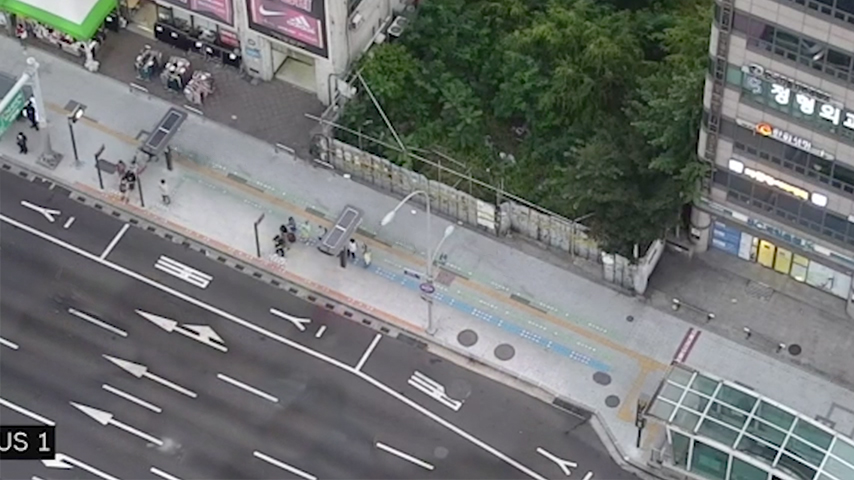
#> input picture backgrounds/334_bg.jpg, 854 x 480 px, found by its file name
$ python firstAngle_peopleDetection.py   (older library calls are emulated)
#> lines starting #> are read from the running program, lines starting #| are printed output that depends on the picture; pictures that were not available may be replaced by others from this repository, and a replacement may not be noted
#!/usr/bin/env python3
# -*- coding: utf-8 -*-
"""
Created on Sat Sep 30 11:51:00 2017

@author: alexdrake
"""

import cv2
import numpy as np
import time
import logging
import math
# re: 정규표현식
import re
from os import walk
import os

# Vehicle_counter from Dan Maesks response on
# https://stackoverflow.com/questions/36254452/counting-cars-opencv-python-issue/36274515#36274515

# ============================================================================
# contour = (x,y,w,h), centroid = (int(x + w/2), int(y + h/2))
# contour, centroid = match
# new_vehicle = Vehicle(self.next_vehicle_id, centroid) 로 호출


class Vehicle(object):
    # [7 lines left out: function __init__, not called in this run]

    # vehicle의 중심점 반환 ex) (4,3)
    @property
    def last_position(self):
        return self.positions[-1]
    # vehicle의 x,y좌표, 가로세로 길이 반환 ex) (1,5,3,2)

    @property
    def last_position2(self):
        return self.positions[-2]

    # [10 lines left out: functions add_position, draw, not called in this run]

# ============================================================================

# VehicleCounter(frame.shape[:2], 7*frame.shape[0] / 10) 로 호출
# frame.shape[:2]는 frame의 (세로, 가로) tuple 반환


class VehicleCounter(object):
    # [173 lines left out: functions __init__, get_vector, is_valid_vector, update_vehicle, update_count, not called in this run]

# ============================================================================

# get working directory
loc = os.path.abspath('')

# Video source
inputFile = 'C:/MyWorkspace/Detectioncode/inputs/334_0420.mp4'

# for testing
tracked_blobs = []
tracked_conts = []
t_retval = []

# re.match(pattern, string, flags)
# string의 처음부터 시작하여 pattern이 일치되는 것이 있는지 확인 / return: re.Match object
# re.Match.group(n) : 입력받은 객체 내의 값에서 ()기준으로 n번째 그룹 반환
# 여기에선 파일명(456_202004301300)이 camera에 들어가겠군
camera = re.match(r".*/(\d+)_.*", inputFile)
camera = camera.group(1)

# import video file
cap = cv2.VideoCapture(inputFile)

# get list of background files
# os.walk : 모든 파일/폴더 출력하기
f = []
for (_, _, filenames) in walk(loc+"/backgrounds/"):
    # append: 리스트 자체를 원소로 넣는다
    # extend: 리스트면 iterable로 각 항목들을 넣는다
    f.extend(filenames)
    break

# if background exists for camera: import, else avg will be built on fly

# 배경이미지 불러오기
bg = 'C:/MyWorkspace/Detectioncode/backgrounds/334_bg.jpg'
# 배경이미지 읽기
default_bg = cv2.imread(bg)
#> default_bg is the input picture: shape (480, 854, 3); mean B, G, R 115, 116.1, 113.1
# 배경이미지 색상 변경 cv2.cvtColor(변경할 이미지, 변경할 색상 옵션)
# BGR: blue, green, red / HSV: Hue(색상), Saturation(채도), Value(진하기)
# return: 3차원 배열. 숫자로 채워진   / HSV 순으로 채워짐
default_bg = cv2.cvtColor(default_bg, cv2.COLOR_BGR2HSV)
#> default_bg: shape (480, 854, 3); mean H, S, V 98.9, 29.1, 120.4
(_, avgSat, default_bg) = cv2.split(default_bg)
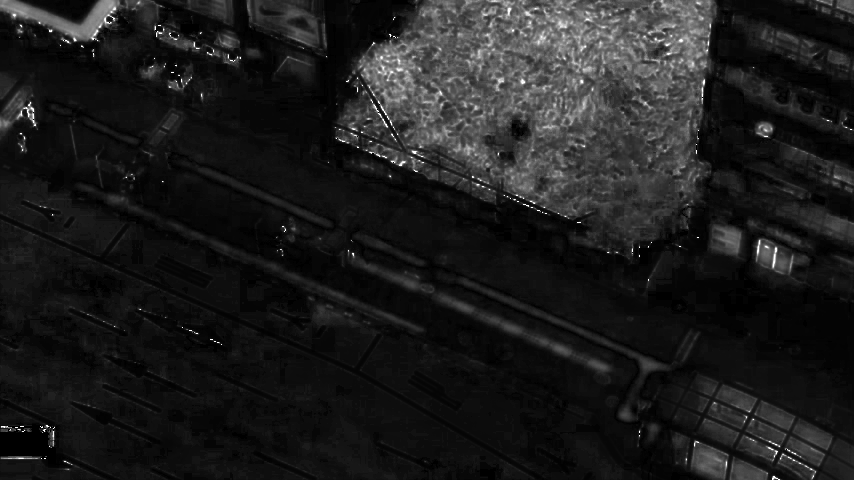
#> avgSat: shape (480, 854); min 0, max 255, mean 29.1
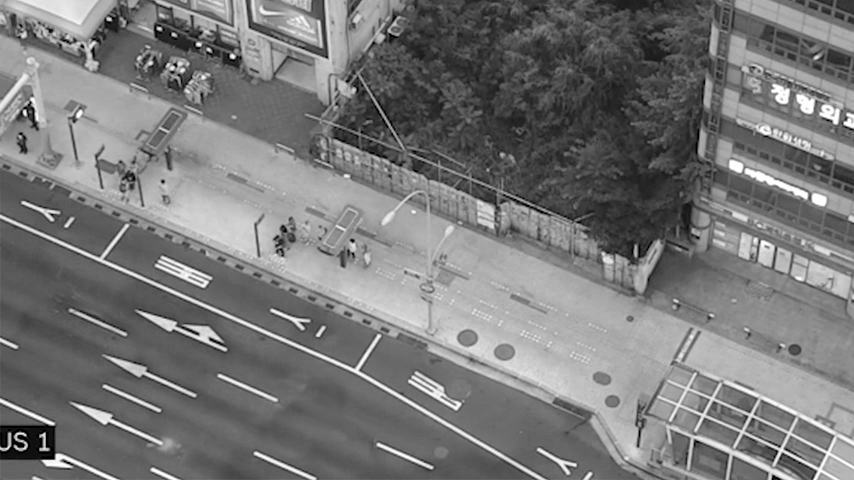
#> default_bg: shape (480, 854); min 0, max 255, mean 120.4
avg = default_bg.copy().astype("float")

# get frame size
frame_w = int(cap.get(cv2.CAP_PROP_FRAME_WIDTH))
frame_h = int(cap.get(cv2.CAP_PROP_FRAME_HEIGHT))

# create a mask (manual for each camera)
mask = np.zeros((frame_h, frame_w), np.uint8)
mask[:, :] = 255

# 차 도로 마스킹
for i in range(600):
    mask[int(120 + (250/600) * i):, : i] = 0

# 인도 상단 도로 마스킹
for i in range(854):
    mask[: int(35 + (355/854) * i), i:] = 0

# 오른쪽 지하철입구, 도로 마스킹하기
for i in range(50):
    mask[400:, 400 + i:] = 0

#cv2.imshow("mask",mask)
# The cutoff for threshold. A lower number means smaller changes between
# the average and current scene are more readily detected.
THRESHOLD_SENSITIVITY = 40  # 40
t_retval.append(THRESHOLD_SENSITIVITY)
# Blob size limit before we consider it for tracking.
CONTOUR_WIDTH = 10  # 자동차를 탐지하기 위한 폭
CONTOUR_HEIGHT = 10  # 자동차를 탐지하기 위한 높이 # 40이면 456파일에서 경차 탐색 안

CONTOUR_WIDTH_LIMIT = 50
CONTOUR_HEIGHT_LIMIT = 40
# The weighting to apply to "this" frame when averaging. A higher number
# here means that the average scene will pick up changes more readily,
# thus making the difference between average and current scenes smaller.
DEFAULT_AVERAGE_WEIGHT = 0.001  # 0.01 #작을 수록 차량이 잘 감지됨
INITIAL_AVERAGE_WEIGHT = DEFAULT_AVERAGE_WEIGHT / 50
# Blob smoothing function, to join 'gaps' in cars
# 궁금증: SMOOTH의 역할?
SMOOTH = max(2, int(round((CONTOUR_WIDTH**0.5)/2, 0)))
# Constants for drawing on the frame.
LINE_THICKNESS = 1
CAR_LINE_THICKNESS = 1

# VideoWriter_fourcc: Codec정보 mp4v
fourcc = cv2.VideoWriter_fourcc(*'mp4v')
# 파일명이름
out = loc+'/outputs/'+camera+'_output.mp4'
# VideoWriter(outputFile, fourcc, frame, size): 영상저장
# frame: 초당 저장될 frame, size: 저장될 사이즈
out = cv2.VideoWriter(out, fourcc, 20, (frame_w, frame_h))

# 일단 영상 만들어놓기 - 나중에 뒤에서 write
outblob = loc+'/outputs/'+camera+'_outblob.mp4'
diffop = loc+'/outputs/'+camera+'_outdiff.mp4'
outblob = cv2.VideoWriter(outblob, fourcc, 20, (frame_w, frame_h))
diffop = cv2.VideoWriter(diffop, fourcc, 20, (frame_w, frame_h))

# A list of "tracked blobs".
blobs = []
car_counter = None  # will be created later
frame_no = 0
o_q_cnt = 0
total_frames = cap.get(cv2.CAP_PROP_FRAME_COUNT)
total_cars = 0

start_time = time.time()
# cap.read(): frame이 없을 경우 false반환
ret, frame = cap.read()
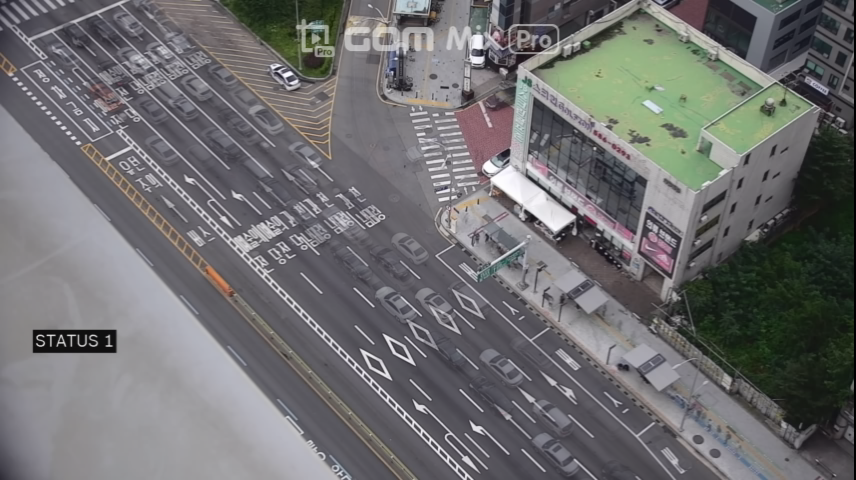
#> input picture temp/back_sample1_bgr.png, 856 x 480 px, given in place of 334_0420.mp4, which was not available
#> frame is the input picture: shape (480, 856, 3); mean B, G, R 111.5, 110.4, 110.7

# LK용 변수
# lines = None  #추적 선을 그릴 이미지 저장 변수
prevImg = None
termcriteria = (cv2.TERM_CRITERIA_EPS | cv2.TERM_CRITERIA_COUNT, 10, 0.03)
color = np.random.randint(0, 255, (200, 3))

while ret:
    ret, frame = cap.read()
    frame_no = frame_no + 1

    # 전체 frame수 만큼 while 반복하기 위한 if문
    if ret and frame_no < total_frames:

        #        print("Processing frame ",frame_no)
        # LK시작
        img_draw = frame.copy()
        gray = cv2.cvtColor(frame, cv2.COLOR_BGR2GRAY)
        gray = cv2.bitwise_and(gray, gray, mask=mask)
        # 최초 프레임 경우
        if prevImg is None:
            prevImg = gray
            # 추적선 그릴 이미지를 프레임 크기에 맞게 생성
            lines = np.zeros_like(frame)
            # 추적 시작을 위한 코너 검출  ---①
            prevPt = cv2.goodFeaturesToTrack(prevImg, 200, 0.01, 10)
        else:
            nextImg = gray
            # 옵티컬 플로우로 다음 프레임의 코너점  찾기 ---②
            nextPt, status, err = cv2.calcOpticalFlowPyrLK(prevImg, nextImg,
                                                           prevPt, None, criteria=termcriteria)
            # 대응점이 있는 코너, 움직인 코너 선별 ---③
            prevMv = prevPt[status == 1]
            nextMv = nextPt[status == 1]
            for i, (p, n) in enumerate(zip(prevMv, nextMv)):
                px, py = p.ravel()
                nx, ny = n.ravel()
                # 이전 코너와 새로운 코너에 선그리기 ---④
                # cv2.line(lines, (px, py), (nx,ny), color[i].tolist(), 2)
                # 새로운 코너에 점 그리기
                # cv2.circle(img_draw, (nx, ny), 2, color[i].tolist(), -1)
            # 누적된 추적 선을 출력 이미지에 합성 ---⑤
            frame = cv2.add(img_draw, lines)
            # 다음 프레임을 위한 프레임과 코너점 이월

            prevImg = nextImg
            prevPt = nextMv.reshape(-1, 1, 2)
# LK 끝
        # get returned time
        frame_time = time.time()

        # convert BGR to HSV
        frame = cv2.cvtColor(frame, cv2.COLOR_BGR2HSV)

        # only use the Value channel of the frame
        (_, _, grayFrame) = cv2.split(frame)
        # bilateralFilter: 엣지와 노이즈를 줄여주어 부드러운 영상을 만듦
        # grayFrame = cv2.bilateralFilter(grayFrame, 11, 21, 21)

        # avg: HSV의 V값이 float형태로 넘어옴 (None이면 배경이미지 없음을 의미)
        if avg is None:
            # Set up the average if this is the first time through.
            # 현재 보고있는 frame의 HSV의 V값을 복사하며 avg에 저장
            avg = grayFrame.copy().astype("float")
            continue

        # Build the average scene image by accumulating this frame
        # with the existing average.
        # 1~9번째 frame은 weight로 INITIAL_AVERAGE_WEIGHT 적용
        if frame_no < 10:
            def_wt = INITIAL_AVERAGE_WEIGHT
        else:   # 이후 frame은 weight로 DEFAULT_AVERAGE_WEIGHT 적용
            def_wt = DEFAULT_AVERAGE_WEIGHT
        # grayFrame(src)에 def_wt(weight)을 적용한 값을 avg(dst)에 누적 및 저장
        cv2.accumulateWeighted(grayFrame, avg, def_wt)

        # export averaged background for use in next video feed run
        # 궁금증: if문은 왜 하는거지
        # if frame_no > int(total_frames * 0.975):
        if frame_no > int(200):
            # convertScaleAbs(img): img의 값을 미분하고 절대값을 취하여 값 범위를 8bit unsigned int형으로 바꾼다.
            grayOp = cv2.cvtColor(cv2.convertScaleAbs(avg), cv2.COLOR_GRAY2BGR)
            # backOut = loc+"/backgrounds/"+camera+"_bg.jpg"
            # imwrite(저장될 파일명, 저장할 이미지): 이미지 저장
            # cv2.imwrite(backOut, grayOp)

        # Compute the grayscale difference between the current grayscale frame and
        # the average of the scene.
        # absdiff(원본배열1, 원본배열2) : 배열과 배열의 절대값 차이를 계산
            # gray일 뿐인 grayFrame을 2진화, 투명화 해주는거 같음
        differenceFrame = cv2.absdiff(grayFrame, cv2.convertScaleAbs(avg))
        # blur the difference image
        # 이미지 객체의 윤곽선 블러효과 / 노이즈 줄이기
        differenceFrame = cv2.GaussianBlur(differenceFrame, (5, 5), 0)
#        cv2.imshow("difference", differenceFrame)
        diffout = cv2.cvtColor(differenceFrame, cv2.COLOR_GRAY2BGR)
        diffop.write(diffout)

        # get estimated otsu threshold level
        # cv2.threshold(img, threshold_value, value, flag):
        # img: Grayscale 이미지, threshold_value: 픽셀 문턱값, value: 문턱값보다 크거나 작을때 적용할 값, flag: 문턱값 적용 방법 또는 스타일
        # THRESH_OTSU: 임계값 자동으로 계산
        # retval: 사용된 threshold, _: thresholed image
        retval, _ = cv2.threshold(differenceFrame, 0, 255,
                                  cv2.THRESH_BINARY+cv2.THRESH_OTSU)
        # add to list of threshold levels
        t_retval.append(retval)

        # apply threshold based on average threshold value
        # 궁금증: 왜 이렇게 하는건지는 모르겠다.
        if frame_no < 10:
            ret2, thresholdImage = cv2.threshold(differenceFrame,
                                                 int(np.mean(t_retval)*0.9),
                                                 255, cv2.THRESH_BINARY)
        else:
            ret2, thresholdImage = cv2.threshold(differenceFrame,
                                                 int(np.mean(
                                                     t_retval[-10:-1])*0.9),
                                                 255, cv2.THRESH_BINARY)

        # **Morphological Transformations**
        # 용도: 이미지를 분할하여 단순화, 제거, 보정을 통해 형태를 파악
        # 방법: erosion, dilation, Opening & Closing
            # erosion: 작은 object제거
            # dilation: 경게 부드럽게, 구멍 기
        # We'll need to fill in the gaps to make a complete vehicle as windows
        # and other features can split them!
        # getStructuringElement(element모양, (n, n)): n*n 사이즈의 element 생성해줌 / array 형태로 반환
        kernel = cv2.getStructuringElement(cv2.MORPH_ELLIPSE, (SMOOTH, SMOOTH))
        # Fill any small holes
        # dilation적용 후 erosion 적용. 전체적인 윤곽 파악에 적합
        thresholdImage = cv2.morphologyEx(
            thresholdImage, cv2.MORPH_CLOSE, kernel)

        # Remove noise
        # erosion 적용 후 dilation 적용. 작은 object나 돌기 제거에 적합
        thresholdImage = cv2.morphologyEx(
            thresholdImage, cv2.MORPH_OPEN, kernel)

        # 구멍메꾸기, iterations: dilation 적용 반복 횟수
        # Dilate to merge adjacent blobs
        thresholdImage = cv2.dilate(thresholdImage, kernel, iterations=3)

        # apply mask
        # bitwise_and: 비트연산함수, mask범위 내에서 두개의 array를 and(&) 비트연산
        # mask에서 0이 아닌 부분의 색만 유지한 이미지 반환 / 값이 0이면 검정색...
        thresholdImage = cv2.bitwise_and(
            thresholdImage, thresholdImage, mask=mask)
#        cv2.imshow("threshold", thresholdImage)
        threshout = cv2.cvtColor(thresholdImage, cv2.COLOR_GRAY2BGR)
        outblob.write(threshout)

        # Find contours aka blobs in the threshold image.
        # contour란, 동일한 색 또는 동일한 색상 강도를 가진 부분의 가장 자리 경계를 연결한 선
        # 따라서, 이미지에 있는 물체의 모양 분석이나 객체 인식 등에 유용하게 활용되는 도구이다.
        # contour 찾기는 검정 배경에서 흰색 물체를 찾는 것!
#        _, contours, hierarchy = cv2.findContours(thresholdImage,
#                                                  cv2.RETR_EXTERNAL,
#                                                  cv2.CHAIN_APPROX_SIMPLE)
        contours, hierarchy = cv2.findContours(thresholdImage,
                                               cv2.RETR_EXTERNAL,
                                               cv2.CHAIN_APPROX_SIMPLE)
        # [10 lines of commented-out code are left out]
        if contours:
            a = []
            for (i, contour) in enumerate(contours):
                # Find the bounding rectangle and center for each blob
                (x, y, w, h) = cv2.boundingRect(contour)
                contour_valid = (w > CONTOUR_WIDTH) and (h > CONTOUR_HEIGHT)
                # contour_valid = (w > CONTOUR_WIDTH) and (h > CONTOUR_HEIGHT) and (
                #     w < CONTOUR_WIDTH_LIMIT) and (h < CONTOUR_HEIGHT_LIMIT)
#                print("Contour #",i,": pos=(x=",x,", y=",y,") size=(w=",w,
#                      ", h=",h,") valid=",contour_valid)
                if not contour_valid:
                    continue

                center = (int(x + w/2), int(y + h/2))
                blobs.append(((x, y, w, h), center))
                #길이
                #cv2.putText(frame, str(w), (x,y), cv2.FONT_HERSHEY_SIMPLEX, 0.5, (0,0,255), 1)
                #숫자
                # cv2.putText(frame, str(i+1).reverse(), (x,y), cv2.FONT_HERSHEY_SIMPLEX, 0.5, (0,0,255), 1)
#---------------width 평균구하기--------------
                # a.append(w)
                # #print(a)
                # b = np.mean(a)
                # print("mean of w:", )
#---------------------------------------------
        # cv2.line(frame, (180, 160), (610, 340), (0, 255, 0), LINE_THICKNESS)
        # cv2.line(frame, (180, 130), (610, 310), (0, 255, 0), LINE_THICKNESS)

        on_queue = []
        off_queue = []
        for (i, match) in enumerate(blobs):
            contour, centroid = match
            x, y, w, h = contour

            # store the contour data
            c = dict(
                frame_no=frame_no,
                centre_x=x,
                centre_y=y,
                width=w,
                height=h
            )
            tracked_conts.append(c)

            # cv2.circle(frame, centroid, 2, (0, 0, 255), -1)  # 자동차 이동 추적하는 원
            if centroid[0] > 180 and centroid[1] < (180/430) * centroid[0] + 85 and centroid[1] > (180/430) * centroid[0] + 55:
                cv2.rectangle(frame, (x, y), (x + w - 1, y + h - 1),
                              (70, 200, 255), CAR_LINE_THICKNESS)
                # 자동차 이동 추적하는 원
                cv2.circle(frame, centroid, 2, (70, 200, 255), -1)
                on_queue.append(match)
                #사람수 라벨링

                people_number = str(-((i+1)-(len(blobs))))
                # cv2.putText(frame, people_number, (x,y), cv2.FONT_HERSHEY_SIMPLEX, 0.5, (0,0,255), 1)
                # cv2.putText(frame, str(w), (x,y), cv2.FONT_HERSHEY_SIMPLEX, 0.5, (0,0,255), 1)
                onep = 10
                if (w>onep):
                    for i in range(int(w/onep)-1):
                        cv2.rectangle(frame, (x + onep*(i), y), (x + onep*(i+1) - 1, y + h - 1),
                                      (70, 200, 255), CAR_LINE_THICKNESS)
                        on_queue.append(((x+onep*(i),y,onep,h),(int(x + onep*(i+1) / 2), int(y + h / 2))))
                        ct = (int(x + onep*(i+1) / 2), int(y + h / 2))
                        cv2.circle(frame, ct, 2, (70, 200, 255), -1)
                    cv2.rectangle(frame, (x + onep * (int(w / onep) - 1), y), (x + w - 1, y + h - 1),
                                  (70, 200, 255), CAR_LINE_THICKNESS)
            else:
                cv2.rectangle(frame, (x, y), (x + w - 1, y + h - 1),
                              (0, 0, 255), CAR_LINE_THICKNESS)
                # 자동차 이동 추적하는 원
                cv2.circle(frame, centroid, 2, (0, 0, 255), -1)
                off_queue.append(match)

        if frame_no % 20 == 1:
            print("Frame.no: " + str(frame_no), "|", "Total object: " + str(len(blobs)), "|", "on_Queue: " + str(
                len(on_queue)), "|", "off_Queue: " + str(len(off_queue)))
            o_q_cnt = len(on_queue)

        cv2.putText(frame, ("count: %s" % str(o_q_cnt)), (570, 50), cv2.FONT_HERSHEY_PLAIN, 1.5, (0, 0, 255), 2)

        if car_counter is None:
            print("Creating vehicle counter...")
            car_counter = VehicleCounter(
                frame.shape[:2], 7*frame.shape[0] / 10)
#            car_counter = VehicleCounter(frame.shape[:2], 3*frame.shape[0] / 3)

        # cv2.putText(frame, ("count: %03d" % len(on_queue)),
        #                 (12, 56), cv2.FONT_HERSHEY_PLAIN, 1.2, (127, 255, 255), 2)
        # get latest count
        car_counter.update_count(blobs, frame)
        # vehicle_RHS: VehicleCount 클래스의 오른쪽 부분에 vehicle이 몇개 있는지 count해주는 변수, update_count에서 증가
        # vehicle_LHS: VehicleCount 클래스의 변수, update_count에서 증가
        current_count = car_counter.vehicle_RHS + car_counter.vehicle_LHS

        # print elapsed time to console
        elapsed_time = time.time()-start_time
#        print("-- %s seconds --" % round(elapsed_time,2))

        # output video
        frame = cv2.cvtColor(frame, cv2.COLOR_HSV2BGR)

#         # draw dividing line
#         # flash green when new car counted, 횡단보도 앞 선 표
#         if current_count > total_cars:
#             cv2.line(frame, (0, int(10.6*frame_h/10)),(frame_w, int(6.8*frame_h/10)),
#                  (0,255,0), 4*LINE_THICKNESS)
# #            cv2.line(frame, (0, int(2*frame_h/3)),(frame_w, int(2*frame_h/3)),
# #                 (0,255,0), 4*LINE_THICKNESS)
#         else:
#             cv2.line(frame, (0, int(10.6*frame_h/10)),(frame_w, int(6.8*frame_h/10)),
#              (0,0,255), 2*LINE_THICKNESS)
# #            cv2.line(frame, (0, int(2*frame_h/3)),(frame_w, int(2*frame_h/3)),
# #             (0,0,255), 2*LINE_THICKNESS)
#
        # update with latest count
        total_cars = current_count

        # draw upper limit
        # cv2.line(frame, (0, 100),(frame_w, 100), (0,0,0), LINE_THICKNESS)

        cv2.imshow("preview", frame)
        out.write(frame)

        if cv2.waitKey(1) == 27:
            break
    else:
        break

# cv2.line()
cv2.destroyAllWindows()
cap.release()
out.release()
